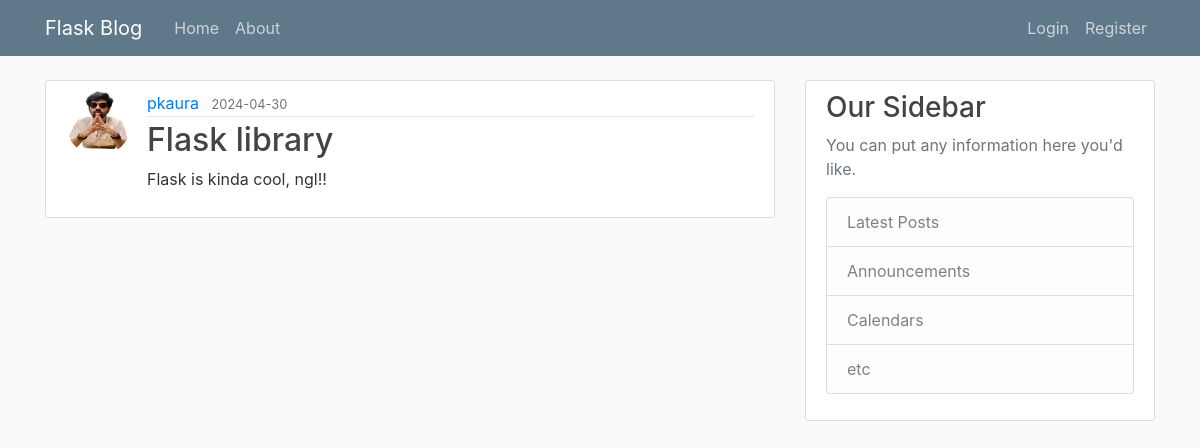
/post/7, run on an earlier commit of the app's database.
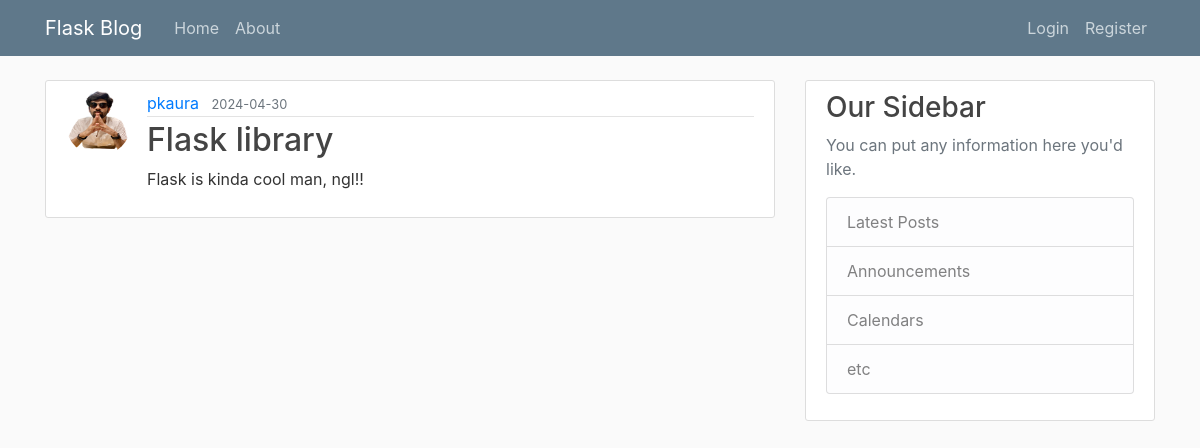
And on a later commit of the database.
### blogApp/models.py (models this page shows, shortened)
class Post(db.Model):
    id = db.Column(db.Integer, primary_key = True)
    title = db.Column(db.String(100), nullable = False)
    date_posted = db.Column(db.DateTime, nullable = False, default=datetime.now)
    content = db.Column(db.Text, nullable = False)
    user_id = db.Column(db.Integer, db.ForeignKey('user.id'), nullable = False)

### blogApp/posts/routes.py (the view)
@posts.route('/post/<int:postID>')
def post(postID):
    post = Post.query.get_or_404(postID)
    return render_template('post.html', title = post.title, post = post)

### blogApp/templates/post.html (shortened to what this page needs)
{% extends 'layout.html' %}
{% block content %}
    <article class="media content-section">
        <img src="{{url_for('static', filename = 'profile_pics/' + post.author.imageFile)}}" class="rounded-circle article-img">
        <div class="media-body">
            <div class="article-metadata">
            <a class="mr-2" href="#">{{ post.author.username }}</a>
            <small class="text-muted">{{ post.date_posted.strftime('%Y-%m-%d') }}</small>
            </div>
            <h2 class = "article-title">{{ post.title }}</h2>
            <p class="article-content">{{ post.content }}</p>
        </div>
    </article>
{% endblock content%}

What changed in the data, as far as the page shows it:
changed Post "Flask library": content "Flask is kinda cool, ngl!!" → "Flask is kinda cool man, ngl!!"
